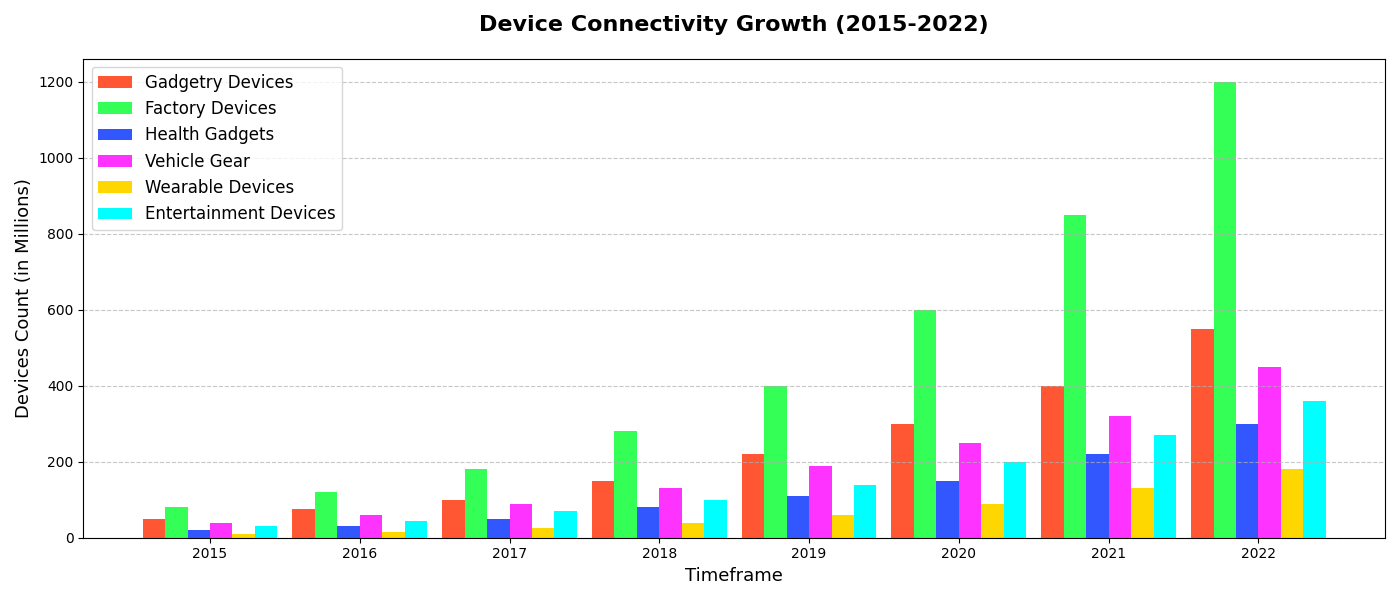

This chart was generated by the following Python code:
import matplotlib.pyplot as plt
import numpy as np

# Data:
years = np.array([2015, 2016, 2017, 2018, 2019, 2020, 2021, 2022])
smart_home_devices = np.array([50, 75, 100, 150, 220, 300, 400, 550])
industrial_devices = np.array([80, 120, 180, 280, 400, 600, 850, 1200])
healthcare_devices = np.array([20, 30, 50, 80, 110, 150, 220, 300])
automotive_devices = np.array([40, 60, 90, 130, 190, 250, 320, 450])
wearable_devices = np.array([10, 15, 25, 40, 60, 90, 130, 180])
entertainment_devices = np.array([30, 45, 70, 100, 140, 200, 270, 360])

# Create grouped bar width and positions
bar_width = 0.15
x_pos = np.arange(len(years))

fig, ax1 = plt.subplots(figsize=(14, 6))

# Plot bar charts for each category
ax1.bar(x_pos - 2.5*bar_width, smart_home_devices, width=bar_width, label='Gadgetry Devices', color='#FF5733')
ax1.bar(x_pos - 1.5*bar_width, industrial_devices, width=bar_width, label='Factory Devices', color='#33FF57')
ax1.bar(x_pos - 0.5*bar_width, healthcare_devices, width=bar_width, label='Health Gadgets', color='#3357FF')
ax1.bar(x_pos + 0.5*bar_width, automotive_devices, width=bar_width, label='Vehicle Gear', color='#FF33FF')
ax1.bar(x_pos + 1.5*bar_width, wearable_devices, width=bar_width, label='Wearable Devices', color='#FFD700')
ax1.bar(x_pos + 2.5*bar_width, entertainment_devices, width=bar_width, label='Entertainment Devices', color='#00FFFF')

# Set titles and labels
ax1.set_title('Device Connectivity Growth (2015-2022)', fontsize=16, fontweight='bold', pad=20)
ax1.set_ylabel('Devices Count (in Millions)', fontsize=13)
ax1.set_xlabel('Timeframe', fontsize=13)
ax1.set_xticks(x_pos)
ax1.set_xticklabels(years)
ax1.legend(loc='upper left', fontsize=12)
ax1.grid(axis='y', linestyle='--', alpha=0.7)

plt.tight_layout()
plt.show()
